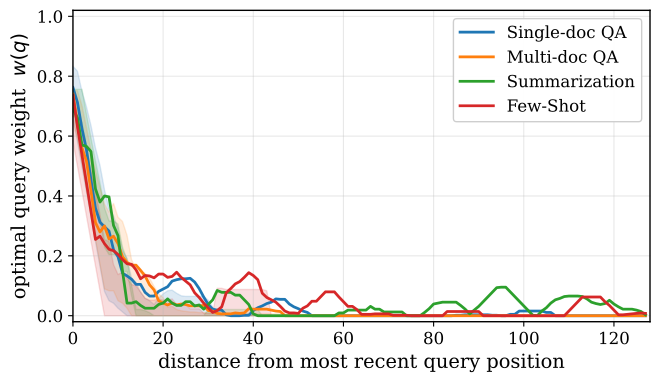

The script that saved this image:
"""Figure 1 (Observation 1): Query importance decays with distance.

Pure empirical curve — shows monotonic decrease of the optimal per-position
coefficient as queries move away from the most recent position.

Data: experiments/temporal_bias/plots/<Task>/<Dataset>/metrics.npz
  - 'oc' (n_samples, W): greedy-optimal per-query weight found by
    analyze_optimal_coefficient() in optimal.py.

Single panel, overlayed tasks. No fits — those are in Figure 2.
"""
import os
import numpy as np
import matplotlib.pyplot as plt
from matplotlib import rcParams
from scipy.ndimage import uniform_filter1d


rcParams.update({
    "font.family": "serif",
    "font.size": 13,
    "axes.labelsize": 14,
    "xtick.labelsize": 12,
    "ytick.labelsize": 12,
    "legend.fontsize": 12,
    "axes.linewidth": 1.0,
    "figure.dpi": 150,
})

BASE = "/home/smp9898/A2SF/experiments/temporal_bias/plots"
TASKS = [
    ("Single-doc_QA/qasper", "Single-doc QA"),
    ("Multi-doc_QA/hotpotqa", "Multi-doc QA"),
    ("Summarization/gov_report", "Summarization"),
    ("Few_Shot/samsum", "Few-Shot"),
]


def main():
    fig, ax = plt.subplots(figsize=(6.8, 4.0))
    colors = plt.get_cmap("tab10").colors

    for (path, label), c in zip(TASKS, colors):
        data = np.load(os.path.join(BASE, path, "metrics.npz"), allow_pickle=True)
        oc = data["oc"]                                       # (n, W)
        mean = oc.mean(axis=0)
        smooth = uniform_filter1d(mean, size=8, mode="nearest")
        d = np.arange(len(smooth))
        # Shaded IQR band for visual of per-sample spread
        q25 = np.percentile(oc, 25, axis=0)
        q75 = np.percentile(oc, 75, axis=0)
        q25s = uniform_filter1d(q25, size=12, mode="nearest")
        q75s = uniform_filter1d(q75, size=12, mode="nearest")
        ax.fill_between(d, q25s, q75s, color=c, alpha=0.15)
        ax.plot(d, smooth, color=c, lw=2.0, label=label)

    ax.set_xlabel("distance from most recent query position")
    ax.set_ylabel("optimal query weight  $w(q)$")
    ax.set_xlim(0, 128)
    ax.set_ylim(-0.02, 1.02)
    ax.grid(True, alpha=0.3)
    ax.legend(loc="upper right", framealpha=0.95)

    plt.tight_layout()
    out_dir = "/home/smp9898/A2SF/experiments/paper_figures"
    fig.savefig(os.path.join(out_dir, "fig1_decay_exists.pdf"), bbox_inches="tight")
    fig.savefig(os.path.join(out_dir, "fig1_decay_exists.png"), bbox_inches="tight")
    print(f"saved → {out_dir}/fig1_decay_exists.{{pdf,png}}")


if __name__ == "__main__":
    main()
